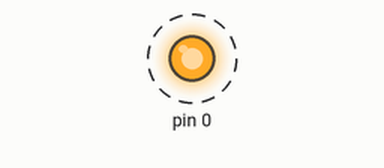
Simulated run of this sketch. Board: Arduino Uno, built for the host (arithmetic inside an expression is 32-bit, double 64-bit). Shown: output pins drawn as LEDs (lit = HIGH). Dashed ring = blinking. What the sketch prints to the serial monitor is not drawn.

Above: at 3.5 s.
Timing chart, 0 to 7.6 s (numbered marks = the images above):
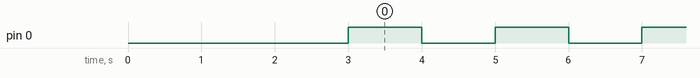

Measured:
- by itself, pin 0: alternates HIGH for 1.0 s and LOW for 1.0 s

The sketch:

Blink_Serial.ino
```cpp
#define LED PA0

void setup() {
  delay(3000);
  // put your setup code here, to run once:
  pinMode(LED, OUTPUT);
  Serial.begin(115200);
}

void loop() {
  // put your main code here, to run repeatedly:
  digitalWrite(LED, HIGH);
  Serial.println("LED ON");
  delay(1000);
  digitalWrite(LED, LOW);
  Serial.println("LED OFF");
  delay(1000);
}
```
